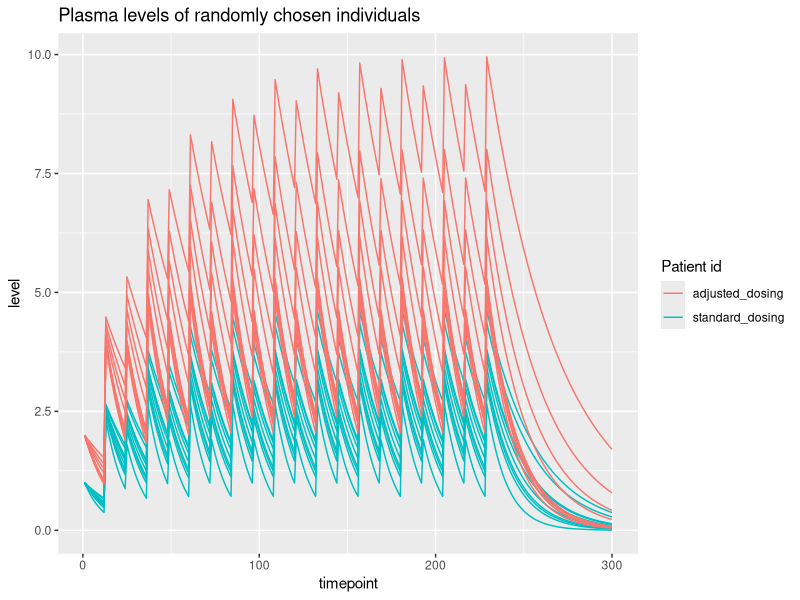

Recreate this plot in R.
## ---- chunk 1
#| label: init
#| include: false
library('tidyverse')
library('knitr')
library('skimr')
## ---- chunk 2
#| label: population_definition

set.seed(123)
nr_of_patients <- 200
patients <- tibble(id = 1:nr_of_patients,
                   group = rep(c('standard_dosing', 'adjusted_dosing'), each = nr_of_patients / 2),
                   age = rnorm(nr_of_patients, mean = 60, sd = 10),
                   weight = rnorm(nr_of_patients, mean = 80, sd = 10),
                   age_scaled = scale(age)[, 1],
                   weight_scaled = scale(weight)[, 1],
                   sex = sample(c('male', 'female'), 
                                size = nr_of_patients, 
                                replace = TRUE),
                   leukemic_burden_pretherapy = rlnorm(nr_of_patients))

patients |> 
  sample_n(5) |> 
  kable(align = 'c')
## ---- chunk 3
#| label: pharmacokinetic_model
calc_plasma_levels <- function(applications, patient, t_max = 10) {
  plasma <- tibble(timepoint = 1:t_max, 
                   level = 0, 
                   id = patient$id, 
                   group = patient$group) 
  for(i in 1:nrow(applications)) {
    ii <- applications$time[i]
    plasma$level[ii:t_max] <- plasma$level[ii:t_max] + applications$dose[i]
  }
  degraded <- 0
  for(i in 2:t_max) {
    degraded <- degraded + 
      plasma$level[i - 1] * 
      (0.05 + (patient$age_scaled + patient$weight_scaled) / 100)
    plasma$level[i] <- plasma$level[i] - degraded
  }
  plasma
}
## ---- chunk 4
standard_dosing <- tibble(time = c(12 * 0:19 + 1), 
                            dose = rep(c(1, 2), length.out = 20))
adjusted_dosing <- tibble(time = c(12 * 0:19 + 1), 
                            dose = rep(c(2, 3), length.out = 20))
## ---- chunk 5
plasma_levels <- tibble()
for(i in 1:nr_of_patients){
  if(patients$group[i] == 'standard_dosing') {
    current_dosing <- standard_dosing
  } else {
    current_dosing <- adjusted_dosing
  }
  plasma_levels <- plasma_levels |> 
    bind_rows(calc_plasma_levels(
      applications = current_dosing, 
      patient = patients[i, ],
      t_max = 300))
}
## ---- chunk 6
plasma_levels |> 
  filter(id %in% sample(nr_of_patients, 20)) |> 
  ggplot(aes(timepoint, level, group = factor(id), colour = group)) + geom_line() + 
  labs(title = 'Plasma levels of randomly chosen individuals', colour = 'Patient id')


patients <- patients |> 
  full_join(group_by(plasma_levels, id) |> summarize(auc = sum(level)))

patients <- patients |> 
  mutate(leukemic_burden_posttherapy = leukemic_burden_pretherapy / auc,
         molecular_remission = leukemic_burden_posttherapy > 1.2e-3)

summary(patients$leukemic_burden_posttherapy)

# Contigency table of group vs. molecular_remission (yes / no)
(study_outcome <- xtabs(~ group + molecular_remission, data = patients))

# Calculate study p-value
chisq.test(study_outcome)

## ---- chunk 7
#| label: study_design_definitions
## ---- chunk 8
#| label: study_design_evaluation
